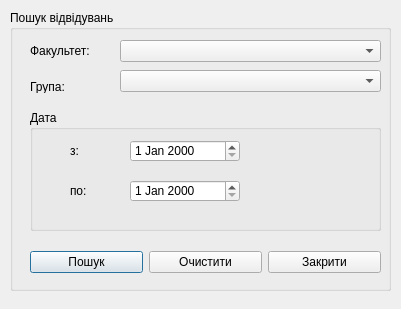
<?xml version="1.0" encoding="UTF-8"?>
<ui version="4.0">
 <class>FindVisitDialog</class>
 <widget class="QDialog" name="FindVisitDialog">
  <property name="geometry">
   <rect>
    <x>0</x>
    <y>0</y>
    <width>401</width>
    <height>309</height>
   </rect>
  </property>
  <property name="windowTitle">
   <string>Пошук відвідувань</string>
  </property>
  <widget class="QGroupBox" name="mainGroupBox">
   <property name="geometry">
    <rect>
     <x>10</x>
     <y>10</y>
     <width>381</width>
     <height>281</height>
    </rect>
   </property>
   <property name="title">
    <string>Пошук відвідувань</string>
   </property>
   <widget class="QLabel" name="facultyLabel">
    <property name="geometry">
     <rect>
      <x>20</x>
      <y>30</y>
      <width>61</width>
      <height>21</height>
     </rect>
    </property>
    <property name="text">
     <string>Факультет:</string>
    </property>
   </widget>
   <widget class="QLabel" name="groupLabel">
    <property name="geometry">
     <rect>
      <x>20</x>
      <y>70</y>
      <width>46</width>
      <height>13</height>
     </rect>
    </property>
    <property name="text">
     <string>Група:</string>
    </property>
   </widget>
   <widget class="QGroupBox" name="dateGroupBox">
    <property name="geometry">
     <rect>
      <x>20</x>
      <y>100</y>
      <width>351</width>
      <height>121</height>
     </rect>
    </property>
    <property name="title">
     <string>Дата</string>
    </property>
    <widget class="QDateEdit" name="beginDateEdit">
     <property name="geometry">
      <rect>
       <x>100</x>
       <y>30</y>
       <width>110</width>
       <height>22</height>
      </rect>
     </property>
    </widget>
    <widget class="QDateEdit" name="endDateEdit">
     <property name="geometry">
      <rect>
       <x>100</x>
       <y>70</y>
       <width>110</width>
       <height>22</height>
      </rect>
     </property>
    </widget>
    <widget class="QLabel" name="label">
     <property name="geometry">
      <rect>
       <x>40</x>
       <y>30</y>
       <width>51</width>
       <height>21</height>
      </rect>
     </property>
     <property name="text">
      <string>з:</string>
     </property>
    </widget>
    <widget class="QLabel" name="label_2">
     <property name="geometry">
      <rect>
       <x>40</x>
       <y>70</y>
       <width>51</width>
       <height>21</height>
      </rect>
     </property>
     <property name="text">
      <string>по:</string>
     </property>
    </widget>
   </widget>
   <widget class="QComboBox" name="facultyEdit">
    <property name="geometry">
     <rect>
      <x>110</x>
      <y>30</y>
      <width>261</width>
      <height>22</height>
     </rect>
    </property>
   </widget>
   <widget class="QComboBox" name="groupEdit">
    <property name="geometry">
     <rect>
      <x>110</x>
      <y>60</y>
      <width>261</width>
      <height>22</height>
     </rect>
    </property>
   </widget>
   <widget class="QWidget" name="">
    <property name="geometry">
     <rect>
      <x>20</x>
      <y>240</y>
      <width>351</width>
      <height>25</height>
     </rect>
    </property>
    <layout class="QHBoxLayout" name="horizontalLayout">
     <item>
      <widget class="QPushButton" name="findButton">
       <property name="text">
        <string>Пошук</string>
       </property>
      </widget>
     </item>
     <item>
      <widget class="QPushButton" name="prevertButton">
       <property name="text">
        <string>Очистити</string>
       </property>
      </widget>
     </item>
     <item>
      <widget class="QPushButton" name="closeButton">
       <property name="text">
        <string>Закрити</string>
       </property>
      </widget>
     </item>
    </layout>
   </widget>
  </widget>
 </widget>
 <resources/>
 <connections/>
</ui>
